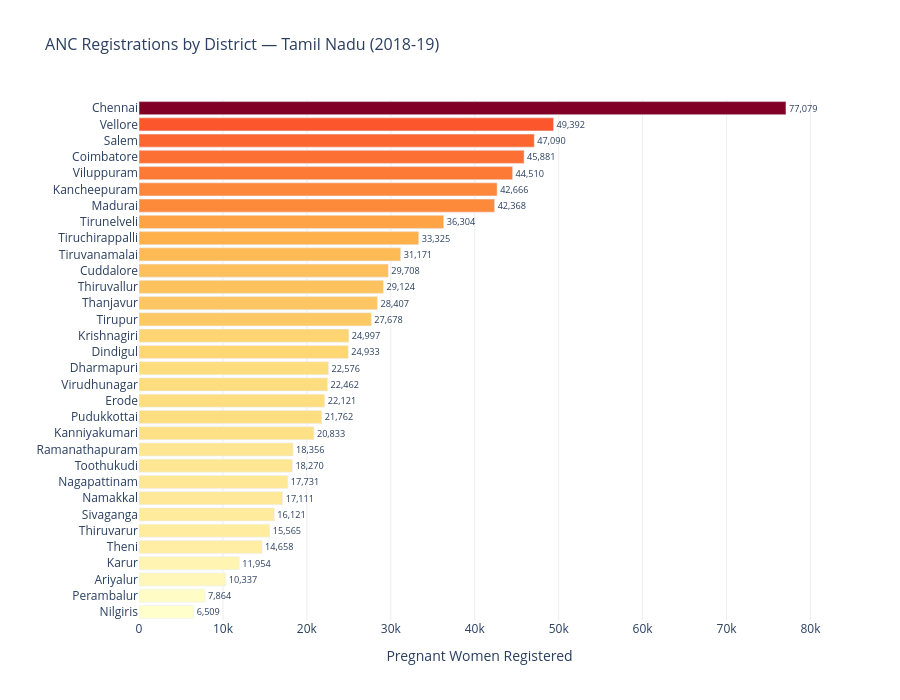

Notebook source saved alongside this figure:
### Code cell
import plotly.express as px
import plotly.graph_objects as go
from plotly.subplots import make_subplots
import pandas as pd

df_long = pd.read_csv("../data/processed/hmis_long_clean.csv")

# ── PLOTLY CHART 1: ANC Registrations (interactive bar) ───────
anc = df_long[
    df_long['Parameters'].str.contains("Total number of pregnant women registered for ANC", na=False)
].dropna(subset=['Value']).sort_values('Value', ascending=True)

fig1 = px.bar(
    anc,
    x='Value',
    y='District',
    orientation='h',
    title='ANC Registrations by District — Tamil Nadu (2018-19)',
    labels={'Value': 'Pregnant Women Registered', 'District': ''},
    color='Value',
    color_continuous_scale='YlOrRd',
    text='Value'
)
fig1.update_traces(texttemplate='%{text:,.0f}', textposition='outside')
fig1.update_layout(
    height=700,
    coloraxis_showscale=False,
    plot_bgcolor='white',
    xaxis=dict(showgrid=True, gridcolor='#eee'),
    title_font_size=16
)
fig1.write_html("../assets/plotly_anc.html")
fig1.show()
print("✅ Plotly Chart 1 saved")

### Figure 1 — Plotly figure (JSON) as saved in the notebook; plotly's stock layout.template omitted (floating-point values rounded to 4 significant figures)
{"data": [{"hovertemplate": "Pregnant Women Registered=%{marker.color}<br>=%{y}<extra></extra>", "legendgroup": "", "marker": {"color": [6509.0, 7864.0, 10340.0, 11950.0, 14660.0, 15560.0, 16120.0, 17110.0, 17730.0, 18270.0, 18360.0, 20830.0, 21760.0, 22120.0, 22460.0, 22580.0, 24930.0, 25000.0, 27680.0, 28410.0, 29120.0, 29710.0, 31170.0, 33320.0, 36300.0, 42370.0, 42670.0, 44510.0, 45880.0, 47090.0, 49390.0, 77080.0], "coloraxis": "coloraxis", "pattern": {"shape": ""}}, "name": "", "orientation": "h", "showlegend": false, "text": [6509.0, 7864.0, 10340.0, 11950.0, 14660.0, 15560.0, 16120.0, 17110.0, 17730.0, 18270.0, 18360.0, 20830.0, 21760.0, 22120.0, 22460.0, 22580.0, 24930.0, 25000.0, 27680.0, 28410.0, 29120.0, 29710.0, 31170.0, 33320.0, 36300.0, 42370.0, 42670.0, 44510.0, 45880.0, 47090.0, 49390.0, 77080.0], "textposition": "outside", "texttemplate": "%{text:,.0f}", "type": "bar", "x": [6509.0, 7864.0, 10340.0, 11950.0, 14660.0, 15560.0, 16120.0, 17110.0, 17730.0, 18270.0, 18360.0, 20830.0, 21760.0, 22120.0, 22460.0, 22580.0, 24930.0, 25000.0, 27680.0, 28410.0, 29120.0, 29710.0, 31170.0, 33320.0, 36300.0, 42370.0, 42670.0, 44510.0, 45880.0, 47090.0, 49390.0, 77080.0], "xaxis": "x", "y": ["Nilgiris", "Perambalur", "Ariyalur", "Karur", "Theni", "Thiruvarur", "Sivaganga", "Namakkal", "Nagapattinam", "Toothukudi", "Ramanathapuram", "Kanniyakumari", "Pudukkottai", "Erode", "Virudhunagar", "Dharmapuri", "Dindigul", "Krishnagiri", "Tirupur", "Thanjavur", "Thiruvallur", "Cuddalore", "Tiruvanamalai", "Tiruchirappalli", "Tirunelveli", "Madurai", "Kancheepuram", "Viluppuram", "Coimbatore", "Salem", "Vellore", "Chennai"], "yaxis": "y"}], "layout": {"barmode": "relative", "coloraxis": {"autocolorscale": false, "colorbar": {"title": {"text": "Pregnant Women Registered"}}, "colorscale": [[0, "rgb(255,255,204)"], [0.125, "rgb(255,237,160)"], [0.25, "rgb(254,217,118)"], [0.375, "rgb(254,178,76)"], [0.5, "rgb(253,141,60)"], [0.625, "rgb(252,78,42)"], [0.75, "rgb(227,26,28)"], [0.875, "rgb(189,0,38)"], [1, "rgb(128,0,38)"]], "showscale": false}, "height": 700, "legend": {"tracegroupgap": 0}, "plot_bgcolor": "white", "title": {"font": {"size": 16}, "text": "ANC Registrations by District — Tamil Nadu (2018-19)"}, "xaxis": {"anchor": "y", "domain": [0, 1], "gridcolor": "#eee", "showgrid": true, "title": {"text": "Pregnant Women Registered"}}, "yaxis": {"anchor": "x", "domain": [0, 1], "title": {"text": ""}}}}
